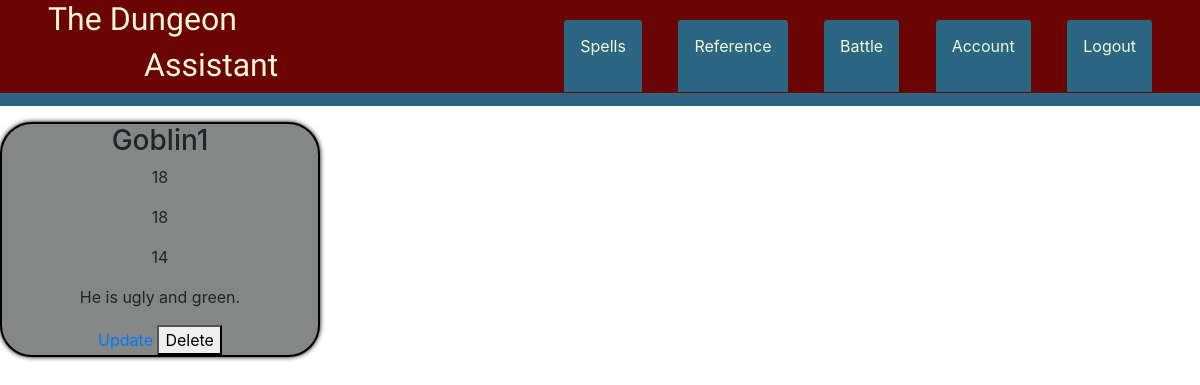
Screenshot of /battle/monster/1 (signed in) with the database file from the repository.
### the_assistant/models.py (models this page shows, shortened)
class Monster(db.Model):
    id = db.Column(db.Integer, primary_key=True)
    monster_name = db.Column(db.String(50), nullable=False)
    total_hp = db.Column(db.Integer, nullable=False)
    current_hp = db.Column(db.Integer, nullable=False)
    armor_class = db.Column(db.Integer, nullable=False)
    monster_description = db.Column(db.Text)
    user_id = db.Column(db.Integer, db.ForeignKey('user.id'), nullable=False)

### the_assistant/routes.py (the view)
@app.route('/battle/monster/<int:monster_id>')
@login_required
def monster(monster_id):
    monster = Monster.query.get_or_404(monster_id)
    return render_template('monster.html', title=monster.monster_name, monster= monster)

### the_assistant/models.py (called while the page is built)
@login_manager.user_loader
def load_user(user_id):
    return User.query.get(int(user_id))

### the_assistant/templates/monster.html (shortened to what this page needs)
{% extends 'base.html' %}
{% block content %}
<div class="player-cards">
    <section class="char-name">
        <h3>{{ monster.monster_name }}</h3>
    </section>
    <section class="char-health">
        <p>{{ monster.total_hp }}</p>
        <p>{{ monster.current_hp }}</p>
        <p>{{ monster.armor_class }}</p>
    </section>
    <section class="info">
        <p>{{ monster.monster_description }}</p>
    </section>
    {% if monster.author == current_user %}
        <div>
            <a href="{{ url_for('update_monster', monster_id=monster.id) }}">Update</a>
            <button type="button" data-toggle="modal" data-target="#deleteModal">Delete</button>
        </div>
    {% endif %}
</div>
{% endblock content %}

### the_assistant/static/main.css (style rules this page uses)
* { margin: 0; }
.player-cards { display: flex; flex-direction: column; align-items: center; margin-top: 1rem; border: 2px solid black; border-radius: 2rem; background-color: #858786; width: 20rem; box-shadow: 0px 0px 5px black; }
.char-name { display: flex; justify-content: center; align-items: center; }
.char-health { display: flex; flex-direction: column; justify-content: center; align-items: center; }
.info { display: flex; justify-content: center; }

### rows the page displays
Monster: monster_name "Goblin1", total_hp "18", current_hp "18", armor_class "14", monster_description "He is ugly and green."
